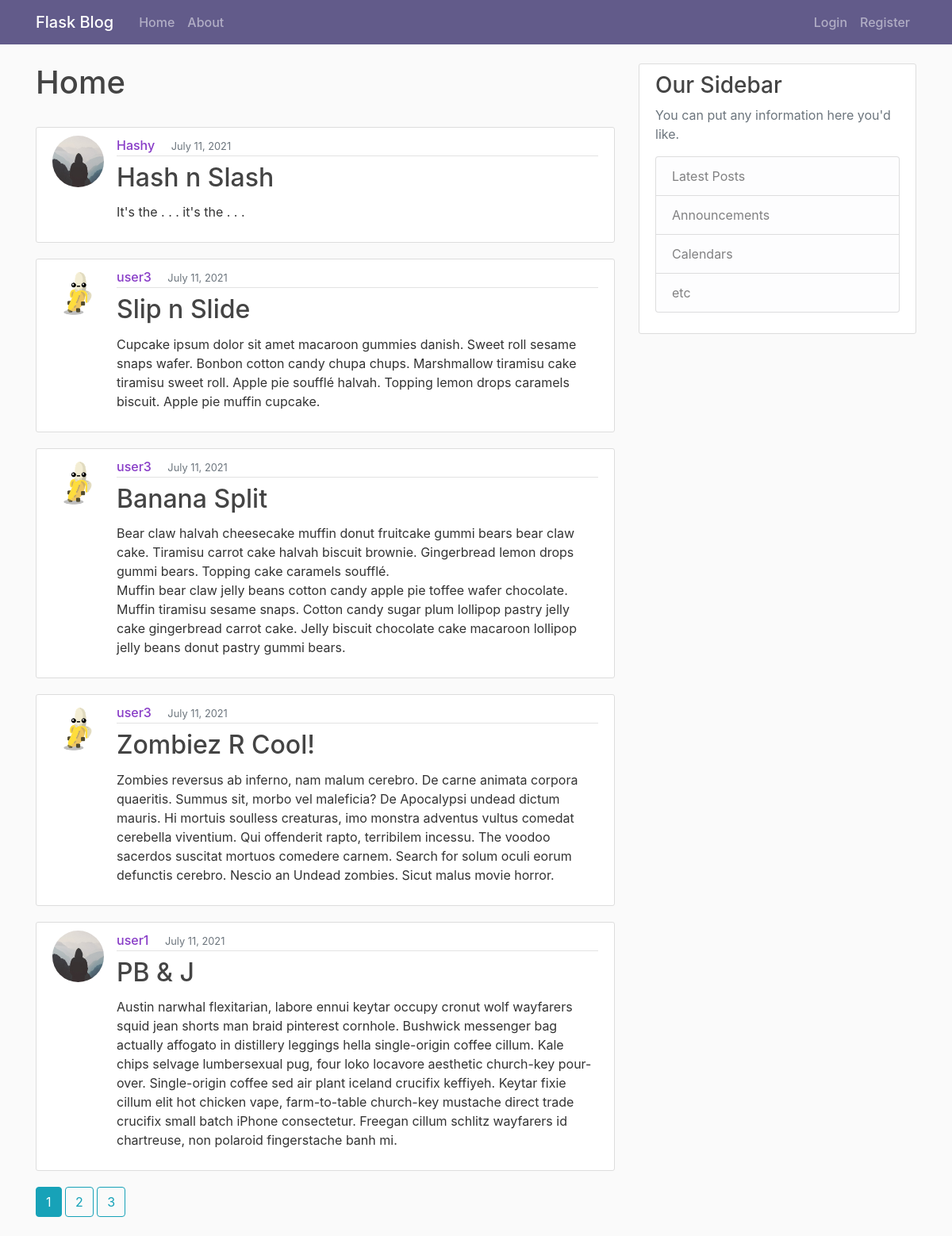
Page /home on the earlier database version.
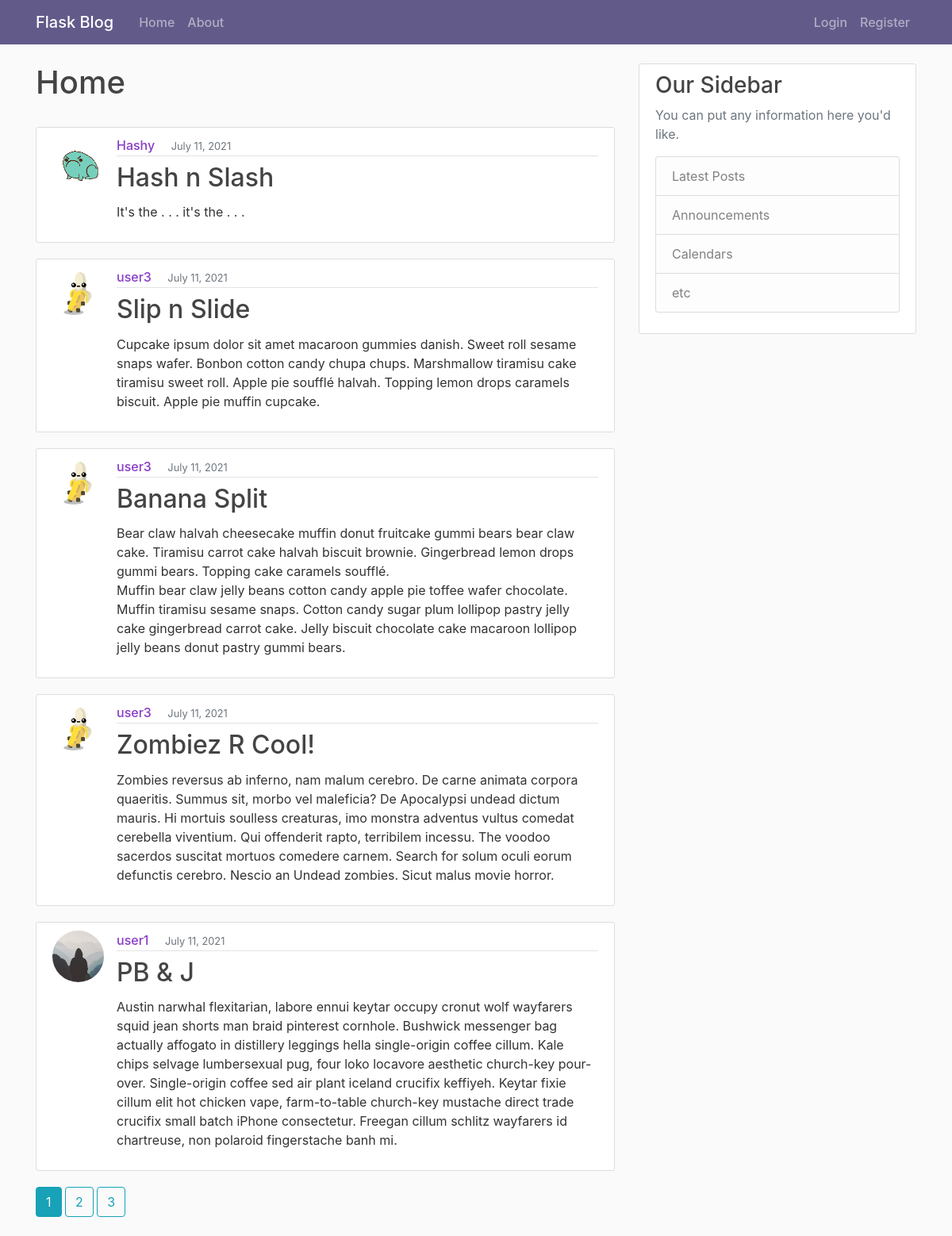
Same page on the later database version.
### flaskblog/models.py (models this page shows, shortened)
class Post(db.Model):
    id = db.Column(db.Integer, primary_key=True)
    title = db.Column(db.String(100), nullable=False)
    date_posted = db.Column(db.DateTime, nullable=False, default=datetime.utcnow)
    content = db.Column(db.Text, nullable=False)
    user_id = db.Column(db.Integer, db.ForeignKey('user.id'), nullable=False)

class User(db.Model, UserMixin):
    id = db.Column(db.Integer, primary_key=True)
    username = db.Column(db.String(20), unique=True, nullable=False)
    email = db.Column(db.String(120), unique=True, nullable=False)
    image_file = db.Column(db.String(20), nullable=False, default='default.jpg')
    password = db.Column(db.String(60), nullable=False)
    posts = db.relationship('Post', backref='author', lazy=True)

### flaskblog/main/routes.py (the view)
@main.route('/')
@main.route('/home')
def home():
    page = request.args.get('page', 1, type=int)
    posts = Post.query\
                .order_by(Post.date_posted.desc())\
                .paginate(page=page, per_page=5)
    return render_template('home.html', posts=posts)

### flaskblog/templates/home.html
{% extends 'layout.html' %}
{% block content %}
    <h1 class="pb-4">Home</h1>
    {% for post in posts.items %}
        <article class="media content-section">
            <img class="rounded-circle article-img"
                src="{{ url_for('static', filename='profile_pics/' + post.author.image_file) }}"
                alt="author profile image">
            <div class="media-body">
                <div class="article-metadata">
                    <a class="mr-3" href="{{ url_for('users.user_posts', username=post.author.username) }}">{{ post.author.username }}</a>
                    <small class="text-muted justify">{{ post.date_posted.strftime('%B %d, %Y') }}</small>
                </div>
                <h2 class="py-1">
                    <a  class="article-title"
                        href="{{ url_for('posts.post', post_id=post.id) }}">
                        {{ post.title }}
                    </a>
                </h2>
                <p class="article-content">{{ post.content }}</p>
            </div>
        </article>
    {% endfor %}
    {% for page_num in posts.iter_pages(
        left_edge=1, right_edge=1, left_current=1, right_current=2
    ) %}
        {% if page_num %}
            {% if posts.page == page_num %}
                <a  class="btn btn-info mb-4"
                    href="{{ url_for('main.home', page=page_num) }}" >
                    {{ page_num }}
                </a>
            {% else %}
                <a  class="btn btn-outline-info mb-4"
                    href="{{ url_for('main.home', page=page_num) }}" >
                    {{ page_num }}
                </a>
            {% endif %}
        {% else %}
            . . .
        {% endif %}
    {% endfor %}
{% endblock content %}

Differences in the rows shown:
changed through a linked row, Post "Hash n Slash": image_file: picture added in place of a placeholder
